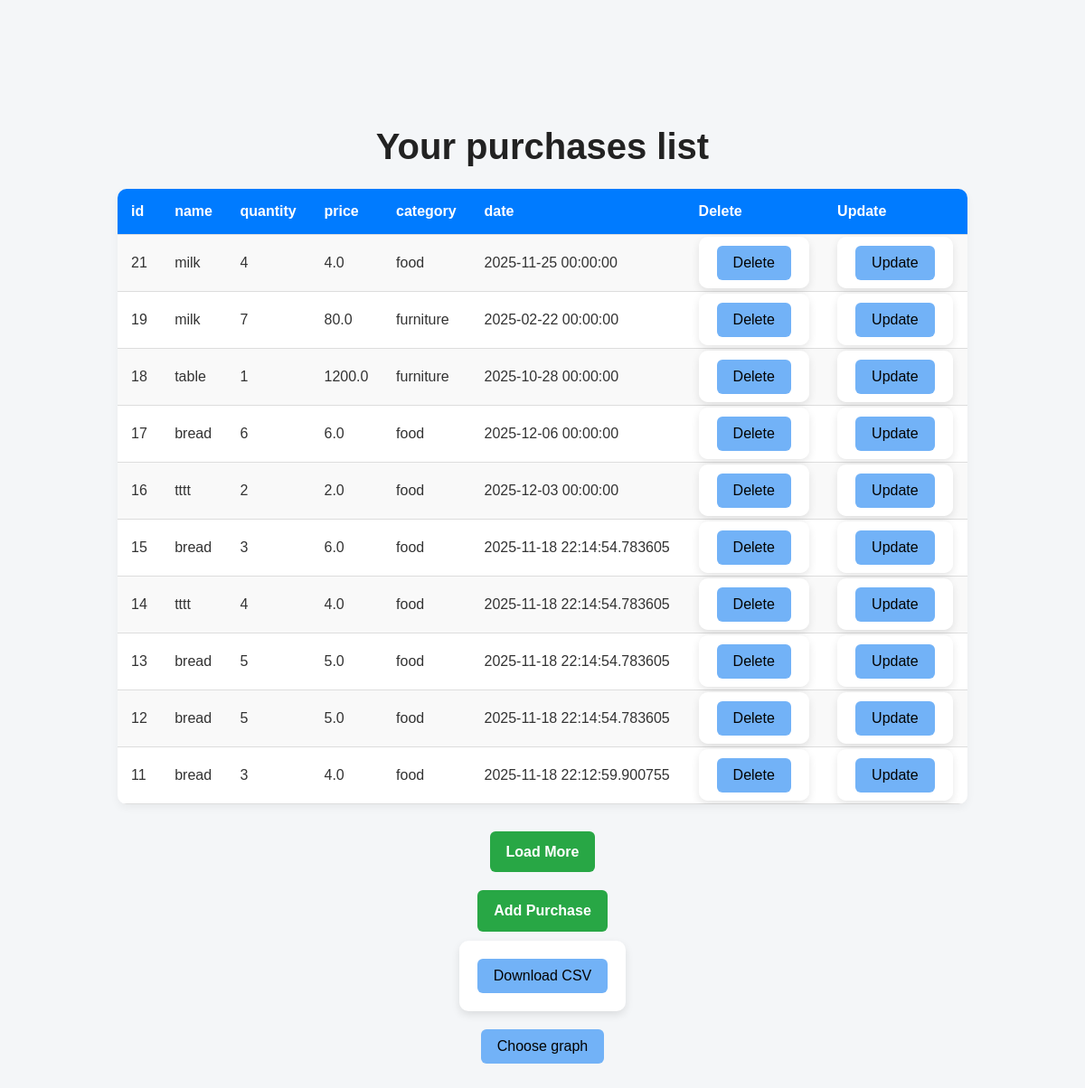
Screenshot of /more/10 (signed in) with the database file from the repository.
### app.py (models this page shows)
class Purchase(db.Model):
    id = db.Column(db.Integer , primary_key = True)
    name = db.Column(db.String , nullable = False )
    quantity = db.Column(db.Integer, default = 1)
    price = db.Column(db.Float , nullable = False )
    category = db.Column(db.String)
    date = db.Column(db.DateTime , default = datetime.now())
    user_id = db.Column(db.Integer, db.ForeignKey('user.id'), nullable=False)

### app.py (the view)
@app.route("/more/<int:limit>")
def show_more(limit):
    if "user_id" not in session:
        return redirect("/login")
    user_id = session["user_id"]
    user_purchases = Purchase.query.filter_by(user_id=user_id).order_by(Purchase.id.desc()).limit(limit).all()
    return render_template("PersonalArea.htm", purchases=user_purchases, limit=limit)

### templates/PersonalArea.htm (shortened to what this page needs)
{% extends 'index.htm' %}
{% block body %}
<h1>Your purchases list</h1>
<div class="center">
<table cellspacing="0" cellpadding="5">
    <tr>
        <th>id</th>
        <th>name</th>
        <th>quantity</th>
        <th>price</th>
        <th>category</th>
        <th>date</th>
        <th>Delete</th>
        <th>Update</th>
    </tr>
    {% for p in purchases %}
    <tr>
        <td>{{p.id}}</td>
        <td>{{p.name}}</td>
        <td>{{p.quantity}}</td>
        <td>{{p.price}}</td>
        <td>{{p.category}}</td>
        <td>{{p.date}}</td>
        <td>
            <form action="/delete/{{ p.id }}" method="POST" style="display:inline">
                <button type="submit">Delete</button>
            </form>
        </td>
        <td>
            <form action="/update/{{ p.id }}" style="display:inline">
                <button type="submit">Update</button>
            </form>
        </td>
    </tr>
    {% endfor %}
</table>
<a href="{{ url_for('show_more', limit=limit+5) }}" class="btn">Load More</a>
<a href="/add" class="btn">Add Purchase</a>
<form action="/save_csv" method="get">
    <button type="submit">Download CSV</button>
</form>
<button onclick="toggleMenu()">Choose graph</button>
</div>
{% endblock %}

### static/index.css (style rules this page uses)
* { margin: 0; padding: 0; box-sizing: border-box; font-family: 'Arial', sans-serif; }
body { background-color: #f4f6f8; color: #333; line-height: 1.6; min-height: 100vh; padding: 130px; }
h1 { font-size: 2.5rem; margin-bottom: 15px; color: #222; text-align: center; }
button, input[type="submit"] { background-color: rgb(114, 178, 247); color: rgb(3, 3, 3); border: none; padding: 10px 18px; border-radius: 6px; cursor: pointer; transition: all 0.3s ease; font-size: 1rem; }
form { max-width: 500px; margin: 0 auto 20px auto; padding: 20px; background-color: #fff; border-radius: 10px; box-shadow: 0 4px 10px rgba(0,0,0,0.1); }
table { width: 100%; border-collapse: collapse; margin-bottom: 20px; background-color: #fff; border-radius: 10px; overflow: hidden; box-shadow: 0 4px 10px rgba(0,0,0,0.05); }
th, td { padding: 12px 15px; text-align: left; border-bottom: 1px solid #ddd; }
th { background-color: #007BFF; color: white; font-weight: bold; }
tr:nth-child(even) { background-color: #f9f9f9; }
.btn { display: inline-block; background-color: #28a745; color: #fff; padding: 10px 18px; border-radius: 6px; text-decoration: none; font-weight: bold; margin: 10px 0; transition: all 0.3s ease; }
.center { display: flex; flex-direction: column; align-items: center; }

### rows the page displays
Purchase: id "21", name "milk", quantity "4", price "4.0", category "food", date "2025-11-25 00:00:00"
Purchase: id "19", name "milk", quantity "7", price "80.0", category "furniture", date "2025-02-22 00:00:00"
Purchase: id "18", name "table", quantity "1", price "1200.0", category "furniture", date "2025-10-28 00:00:00"
Purchase: id "17", name "bread", quantity "6", price "6.0", category "food", date "2025-12-06 00:00:00"
Purchase: id "16", name "tttt", quantity "2", price "2.0", category "food", date "2025-12-03 00:00:00"
Purchase: id "15", name "bread", quantity "3", price "6.0", category "food", date "2025-11-18 22:14:54.783605"
Purchase: id "14", name "tttt", quantity "4", price "4.0", category "food", date "2025-11-18 22:14:54.783605"
Purchase: id "13", name "bread", quantity "5", price "5.0", category "food", date "2025-11-18 22:14:54.783605"
Purchase: id "12", name "bread", quantity "5", price "5.0", category "food", date "2025-11-18 22:14:54.783605"
Purchase: id "11", name "bread", quantity "3", price "4.0", category "food", date "2025-11-18 22:12:59.900755"
